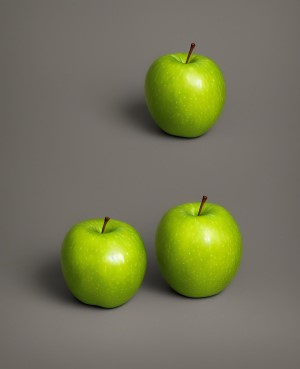
#> input picture image.jpg, 300 x 369 px
$ python histogram.py
#> lines starting #> are read from the running program, lines starting #| are printed output that depends on the picture
# histogram.py
import cv2
from matplotlib import pyplot as plt

# 画像をグレースケールで読み込み
img_gray = cv2.imread('image.jpg', cv2.IMREAD_GRAYSCALE)
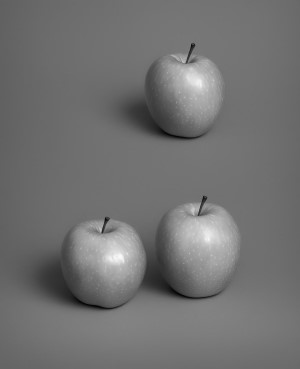
#> img_gray: shape (369, 300); min 3, max 249, mean 113.5

# ヒストグラムをグラフ表示
plt.hist(img_gray.ravel(), 256, [0,256])
plt.show()
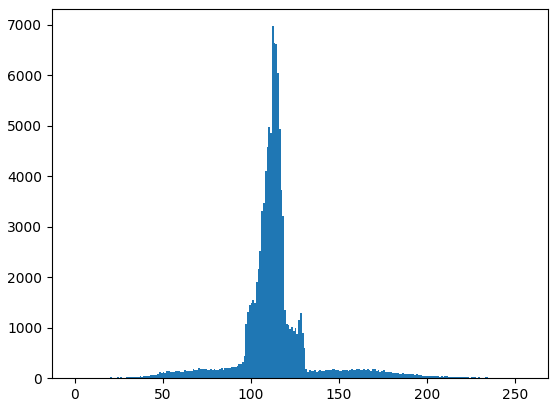
#> figure drawn by matplotlib, 1 panel; tallest bar 6974 high, from x = 112 to 113
